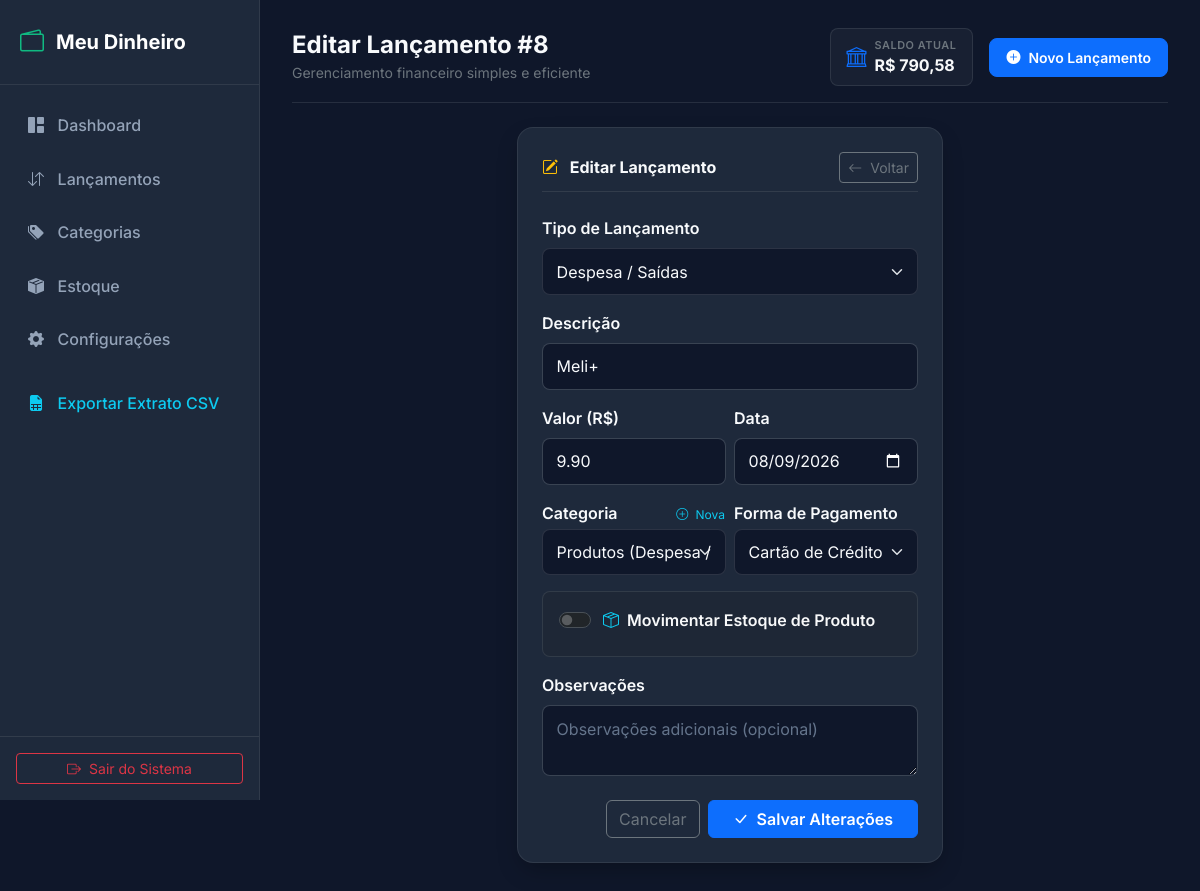
/transacoes/8/editar/ (signed in), run on an earlier commit of the app's database.
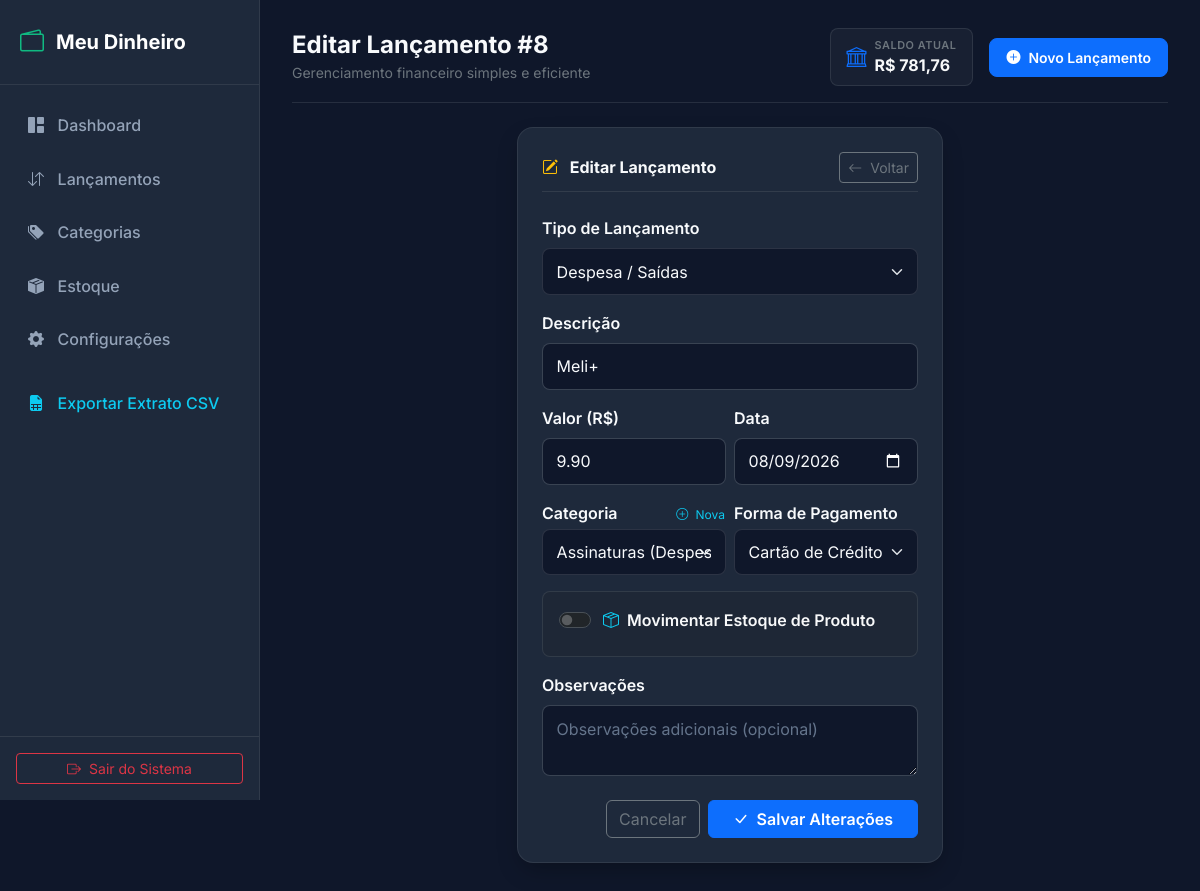
And on a later commit of the database.
### financas/models.py (models this page shows, shortened)
class UserProfile(models.Model):
    user = models.OneToOneField(User, on_delete=models.CASCADE, related_name='profile')
    initial_balance = models.DecimalField(
        max_digits=12,
        decimal_places=2,
        default=Decimal('0.00'),
        verbose_name="Saldo Inicial / de Partida"
    )
    currency = models.CharField(max_length=5, default="R$", verbose_name="Moeda")
    def get_total_income_all_time(self):
        total = self.user.transactions.filter(type='INCOME').aggregate(Sum('amount'))['amount__sum']
        return total or Decimal('0.00')
    def get_total_expense_all_time(self):
        total = self.user.transactions.filter(type='EXPENSE').aggregate(Sum('amount'))['amount__sum']
        return total or Decimal('0.00')
    def get_current_balance(self):
        return self.initial_balance + self.get_total_income_all_time() - self.get_total_expense_all_time()

class Transaction(models.Model):
    TRANSACTION_TYPES = [
        ('INCOME', 'Receita / Entradas'),
        ('EXPENSE', 'Despesa / Saídas'),
    ]
    PAYMENT_METHODS = [
        ('PIX', 'Pix'),
        ('CARTAO_CREDITO', 'Cartão de Crédito'),
        ('CARTAO_DEBITO', 'Cartão de Débito'),
        ('DINHEIRO', 'Dinheiro'),
        ('TRANSFERENCIA', 'Transferência'),
        ('OUTRO', 'Outro'),
    ]
    user = models.ForeignKey(User, on_delete=models.CASCADE, related_name='transactions')
    type = models.CharField(max_length=10, choices=TRANSACTION_TYPES, verbose_name="Tipo")
    description = models.CharField(max_length=255, verbose_name="Descrição")
    amount = models.DecimalField(max_digits=12, decimal_places=2, verbose_name="Valor (R$)")
    date = models.DateField(verbose_name="Data")
    category = models.ForeignKey(
        Category,
        on_delete=models.SET_NULL,
        null=True,
        blank=True,
        related_name='transactions',
        verbose_name="Categoria"
    )
    payment_method = models.CharField(
        max_length=20,
        choices=PAYMENT_METHODS,
        default='PIX',
        verbose_name="Forma de Pagamento"
    )
    notes = models.TextField(blank=True, null=True, verbose_name="Observações")
    affects_stock = models.BooleanField(default=False, verbose_name="Afeta Estoque?")
    product = models.ForeignKey(
        Product,
        on_delete=models.SET_NULL,
        null=True,
        blank=True,
        related_name='transactions',
        verbose_name="Produto"
    )
    quantity = models.DecimalField(
        max_digits=12,
        decimal_places=2,
        null=True,
        blank=True,
        verbose_name="Quantidade"
    )
    created_at = models.DateTimeField(auto_now_add=True)
    updated_at = models.DateTimeField(auto_now=True)
    class Meta:
        verbose_name = "Transação"
        verbose_name_plural = "Transações"
        ordering = ['-date', '-created_at']

### financas/views.py (the view)
# urls.py: path('transacoes/<int:pk>/editar/', views.transaction_edit_view, name='transaction_edit'),
@login_required
def transaction_edit_view(request, pk):
    transaction = get_object_or_404(Transaction, pk=pk, user=request.user)
    if request.method == 'POST':
        form = TransactionForm(request.POST, instance=transaction, user=request.user)
        if form.is_valid():
            form.save()
            messages.success(request, 'Transação atualizada com sucesso!')
            return redirect(request.POST.get('next', 'transactions'))
        else:
            messages.error(request, 'Erro ao atualizar transação.')
    else:
        form = TransactionForm(instance=transaction, user=request.user)
    return render(request, 'financas/transaction_form.html', {'form': form, 'transaction': transaction})

### financas/context_processors.py (called while the page is built)
def global_finance_context(request):
    if not request.user.is_authenticated:
        return {}
    profile, _ = UserProfile.objects.get_or_create(user=request.user)
    categories = Category.objects.filter(
        Q(user=request.user) | Q(is_default=True)
    ).order_by('type', 'name')
    products = Product.objects.filter(user=request.user).order_by('name')
    return {
        'global_categories': categories,
        'global_products': products,
        'current_balance': profile.get_current_balance(),
    }

### financas/models.py (called while the page is built)
    def __str__(self):
        return f"{self.name} ({self.get_type_display()})"

    def __str__(self):
        return f"{self.name} ({self.unit})"

    def get_current_stock(self):
        entries = self.transactions.filter(affects_stock=True, type='EXPENSE').aggregate(Sum('quantity'))['quantity__sum'] or Decimal('0.00')
        exits = self.transactions.filter(affects_stock=True, type='INCOME').aggregate(Sum('quantity'))['quantity__sum'] or Decimal('0.00')
        return entries - exits

### templates/financas/transaction_form.html (shortened to what this page needs)
{% extends 'base.html' %}
{% load static %}
{% block page_title %}Editar Lançamento #{{ transaction.id }}{% endblock %}
{% block content %}
<div class="row justify-content-center">
  <div class="col-12 col-md-8 col-lg-6">
    <div class="card-custom p-4">
      <div class="d-flex align-items-center justify-content-between mb-4 pb-2 border-bottom border-secondary border-opacity-25">
        <h5 class="h6 mb-0 fw-bold"><i class="bi bi-pencil-square text-warning me-2"></i> Editar Lançamento</h5>
        <a href="{% url 'transactions' %}" class="btn btn-outline-secondary btn-sm"><i class="bi bi-arrow-left me-1"></i> Voltar</a>
      </div>
      <form method="post">
        <div class="mb-3">
          <label class="form-label fw-semibold">Tipo de Lançamento</label>
          {{ form.type }}
        </div>
        <div class="mb-3">
          <label class="form-label fw-semibold">Descrição</label>
          {{ form.description }}
        </div>
        <div class="row g-2 mb-3">
          <div class="col-6">
            <label class="form-label fw-semibold">Valor (R$)</label>
            {{ form.amount }}
          </div>
          <div class="col-6">
            <label class="form-label fw-semibold">Data</label>
            {{ form.date }}
          </div>
        </div>
        <div class="row g-2 mb-3">
          <div class="col-6">
            <div class="d-flex align-items-center justify-content-between">
              <label class="form-label fw-semibold mb-1">Categoria</label>
              <button type="button" class="btn btn-link btn-sm p-0 text-decoration-none text-info" style="font-size: 0.75rem;" data-bs-toggle="modal" data-bs-target="#quickCategoryModal">
                <i class="bi bi-plus-circle me-1"></i> Nova
              </button>
            </div>
            {{ form.category }}
          </div>
          <div class="col-6">
            <label class="form-label fw-semibold mb-1">Forma de Pagamento</label>
            {{ form.payment_method }}
          </div>
        </div>
        <div class="p-3 mb-3 border border-secondary border-opacity-25 rounded-3 bg-dark bg-opacity-25">
          <div class="form-check form-switch mb-2">
            {{ form.affects_stock }}
            <label class="form-check-label fw-semibold text-light ms-1" for="id_affects_stock">
              <i class="bi bi-box-seam me-1 text-info"></i> Movimentar Estoque de Produto
            </label>
          </div>
        </div>
        <div class="mb-4">
          <label class="form-label fw-semibold">Observações</label>
          {{ form.notes }}
        </div>
        <div class="d-flex justify-content-end gap-2">
          <a href="{% url 'transactions' %}" class="btn btn-outline-secondary">Cancelar</a>
          <button type="submit" class="btn btn-primary fw-semibold px-4"><i class="bi bi-check-lg me-1"></i> Salvar Alterações</button>
        </div>
      </form>
    </div>
  </div>
</div>
{% endblock %}

### templates/base.html (shortened to what this page needs)
{% load static %}
<!DOCTYPE html>
<html lang="pt-br" data-bs-theme="dark">
<head>
  <link href="https://cdn.jsdelivr.net/npm/bootstrap@5.3.3/dist/css/bootstrap.min.css" rel="stylesheet">
  <link rel="stylesheet" href="https://cdn.jsdelivr.net/npm/bootstrap-icons@1.11.3/font/bootstrap-icons.min.css">
  <link rel="stylesheet" href="{% static 'css/custom.css' %}">
</head>
<body>
  <aside class="sidebar" id="sidebar">
    <div class="brand-logo">
      <i class="bi bi-wallet2"></i>
      <span>Meu Dinheiro</span>
    </div>
    <nav class="nav-menu">
      <a href="{% url 'dashboard' %}" class="nav-link-custom {% if request.resolver_match.url_name == 'dashboard' %}active{% endif %}">
        <i class="bi bi-grid-1x2-fill"></i>
        <span>Dashboard</span>
      </a>
      <a href="{% url 'transactions' %}" class="nav-link-custom {% if request.resolver_match.url_name == 'transactions' %}active{% endif %}">
        <i class="bi bi-arrow-down-up"></i>
        <span>Lançamentos</span>
      </a>
      <a href="{% url 'categories' %}" class="nav-link-custom {% if request.resolver_match.url_name == 'categories' %}active{% endif %}">
        <i class="bi bi-tags-fill"></i>
        <span>Categorias</span>
      </a>
      <a href="{% url 'stock' %}" class="nav-link-custom {% if request.resolver_match.url_name == 'stock' %}active{% endif %}">
        <i class="bi bi-box-seam-fill"></i>
        <span>Estoque</span>
      </a>
      <a href="{% url 'settings' %}" class="nav-link-custom {% if request.resolver_match.url_name == 'settings' %}active{% endif %}">
        <i class="bi bi-gear-fill"></i>
        <span>Configurações</span>
      </a>
      <a href="{% url 'export_csv' %}" class="nav-link-custom text-info mt-3">
        <i class="bi bi-file-earmark-spreadsheet-fill"></i>
        <span>Exportar Extrato CSV</span>
      </a>
    </nav>
    <div class="p-3 border-top border-secondary border-opacity-25">
      <form method="post" action="{% url 'logout' %}">
        <button type="submit" class="btn btn-outline-danger w-100 btn-sm d-flex align-items-center justify-content-center gap-2">
          <i class="bi bi-box-arrow-right"></i> Sair do Sistema
        </button>
      </form>
    </div>
  </aside>
  <main class="main-content">
    <header class="d-flex align-items-center justify-content-between mb-4 pb-3 border-bottom border-secondary border-opacity-25">
      <div class="d-flex align-items-center gap-3">
        <div>
          <h1 class="h4 mb-0 fw-bold">{% block page_title %}Dashboard{% endblock %}</h1>
          <small class="text-secondary d-none d-sm-inline">Gerenciamento financeiro simples e eficiente</small>
        </div>
      </div>
      <div class="d-flex align-items-center gap-3">
        <div class="px-3 py-2 rounded-3 bg-secondary bg-opacity-10 border border-secondary border-opacity-25 d-flex align-items-center gap-2">
          <i class="bi bi-bank text-primary fs-5"></i>
          <div>
            <div class="text-uppercase text-secondary fw-semibold" style="font-size: 0.68rem; letter-spacing: 0.05em;">Saldo Atual</div>
            <div class="fw-bold fs-6 text-light">R$ {{ current_balance|default:user.profile.get_current_balance|floatformat:2 }}</div>
          </div>
        </div>
        <button type="button" class="btn btn-primary btn-sm px-3 py-2 rounded-3 d-flex align-items-center gap-2 fw-semibold" data-bs-toggle="modal" data-bs-target="#quickAddModal">
          <i class="bi bi-plus-circle-fill"></i>
          <span class="d-none d-md-inline">Novo Lançamento</span>
        </button>
      </div>
    </header>
    {% block content %}{% endblock %}
  </main>
</body>
</html>

What changed in the data, as far as the page shows it:
changed Transaction "Despesa / Saídas": category "Produtos (Despesa / Saídas)" → "Assinaturas (Despesa / Saídas)"
Also different on the page:
{{ current_balance|default:user.profile.get_current_balance|floatformat:2 }}: "790,58" → "781,76"
